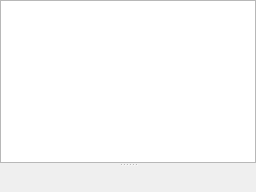
      <widget class="QWidget" name="page_id_library">
       <layout class="QVBoxLayout" name="verticalLayout_14">
        <property name="leftMargin">
         <number>0</number>
        </property>
        <property name="topMargin">
         <number>0</number>
        </property>
        <property name="rightMargin">
         <number>0</number>
        </property>
        <property name="bottomMargin">
         <number>0</number>
        </property>
        <item>
         <widget class="QSplitter" name="splitter_8">
          <property name="orientation">
           <enum>Qt::Vertical</enum>
          </property>
          <widget class="XTableView" name="tableView_id_library">
           <property name="sizePolicy">
            <sizepolicy hsizetype="Expanding" vsizetype="Expanding">
             <horstretch>0</horstretch>
             <verstretch>0</verstretch>
            </sizepolicy>
           </property>
           <property name="contextMenuPolicy">
            <enum>Qt::CustomContextMenu</enum>
           </property>
           <property name="editTriggers">
            <set>QAbstractItemView::NoEditTriggers</set>
           </property>
           <property name="selectionMode">
            <enum>QAbstractItemView::SingleSelection</enum>
           </property>
           <property name="selectionBehavior">
            <enum>QAbstractItemView::SelectRows</enum>
           </property>
           <attribute name="verticalHeaderVisible">
            <bool>false</bool>
           </attribute>
           <attribute name="verticalHeaderMinimumSectionSize">
            <number>20</number>
           </attribute>
           <attribute name="verticalHeaderDefaultSectionSize">
            <number>20</number>
           </attribute>
           <attribute name="verticalHeaderStretchLastSection">
            <bool>false</bool>
           </attribute>
          </widget>
          <widget class="ToolsWidget" name="widgetHex_id_library" native="true"/>
         </widget>
        </item>
       </layout>
      </widget>
